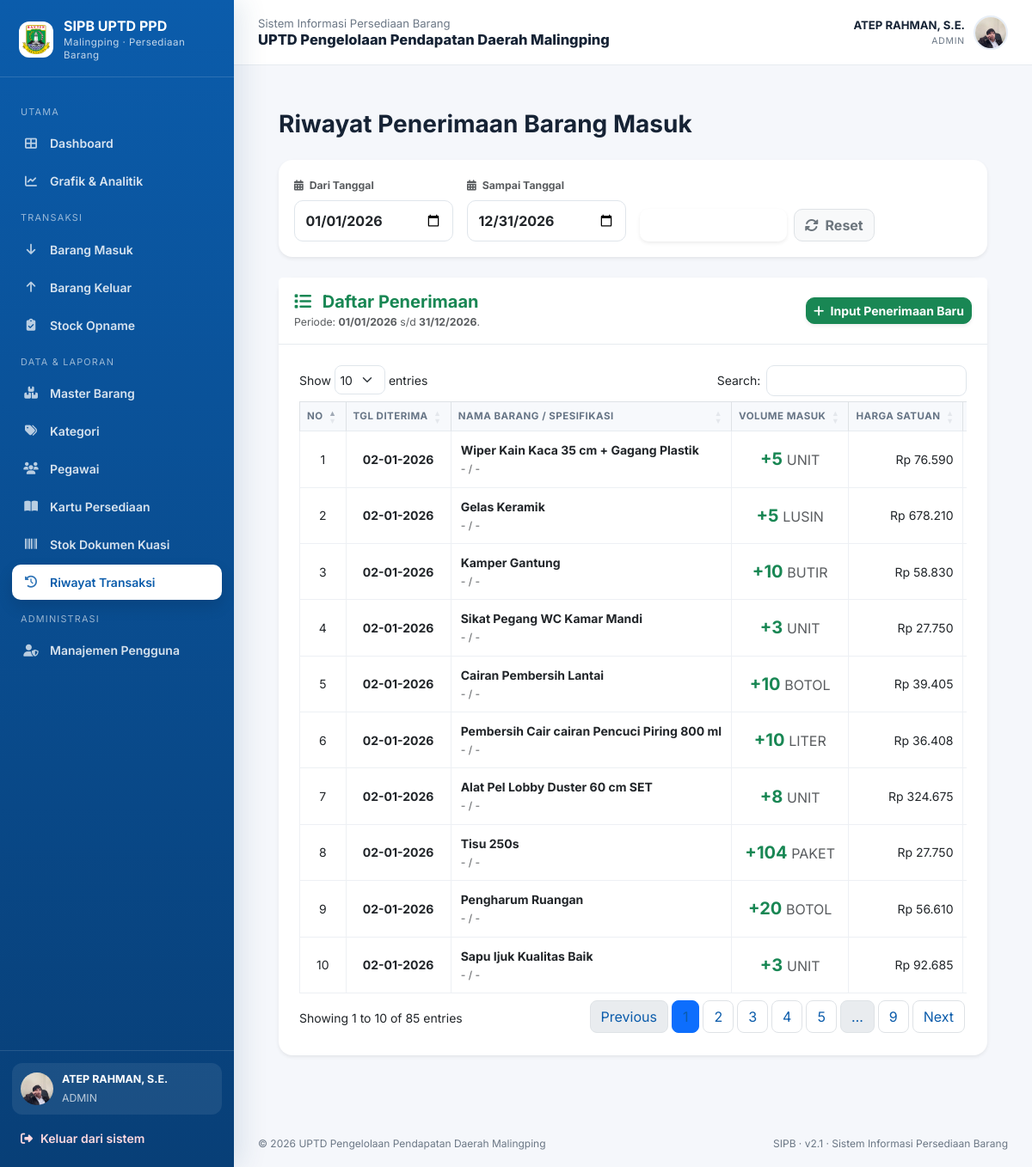
The page /inventory/riwayat_masuk.php (signed in) on the database its author committed.
### tables this page shows
CREATE TABLE users (
  id integer NOT NULL,
  pegawai_id integer DEFAULT NULL,
  username varchar(50) NOT NULL,
  password varchar(255) NOT NULL,
  nama_lengkap varchar(100) NOT NULL,
  role text DEFAULT 'user',
  is_active smallint DEFAULT 1,
  nip varchar(50) DEFAULT NULL,
  jabatan varchar(100) DEFAULT NULL,
  email varchar(100) DEFAULT NULL,
  foto_profil varchar(255) DEFAULT 'default.png',
  no_hp varchar(20) DEFAULT NULL,
  jenis_kelamin text DEFAULT NULL,
  tanggal_lahir date DEFAULT NULL,
  alamat text DEFAULT NULL
);

CREATE TABLE barang_masuk (
  id integer NOT NULL,
  barang_id integer DEFAULT NULL,
  jumlah integer NOT NULL,
  harga_satuan decimal(15,2) DEFAULT 0.00,
  sumber_dana varchar(100) DEFAULT NULL,
  nomor_awal varchar(50) DEFAULT NULL,
  nomor_akhir varchar(50) DEFAULT NULL,
  tanggal_masuk date NOT NULL,
  nama_penyerah varchar(150) NOT NULL,
  nama_penerima varchar(150) NOT NULL,
  nomor_dus varchar(100) DEFAULT NULL
);

CREATE TABLE barang (
  id integer NOT NULL,
  kategori_id integer DEFAULT NULL,
  nama_barang varchar(150) NOT NULL,
  tipe varchar(100) DEFAULT NULL,
  merk varchar(100) DEFAULT NULL,
  satuan varchar(50) DEFAULT NULL,
  harga_terakhir decimal(15,2) DEFAULT 0.00,
  jumlah_total integer DEFAULT 0,
  terpakai integer DEFAULT 0,
  sisa integer DEFAULT 0,
  stok_minimum integer DEFAULT 0,
  kategori text DEFAULT 'non-kuasi'
);

### inventory/riwayat_masuk.php (the view, shortened to what this page needs)
<?php
require_once 'functions.php';
$tgl_awal = isset($_GET['tgl_awal']) ? $_GET['tgl_awal'] : date('Y-01-01');
$tgl_akhir = isset($_GET['tgl_akhir']) ? $_GET['tgl_akhir'] : date('Y-12-31');
require 'header.php';
?>
<div class="container-fluid px-4 mt-4 mb-5">
    <div class="d-sm-flex align-items-center justify-content-between mb-4">
        <h1 class="h3 mb-0 text-gray-800 fw-bold" style="color: var(--gov-primary);">Riwayat Penerimaan Barang Masuk</h1>
    </div>
    <div class="card shadow-sm border-0 mb-4" style="border-top: 4px solid var(--gov-accent);">
        <div class="card-body">
            <form method="GET" action="" class="row g-3 align-items-end">
                <div class="col-md-3">
                    <label class="form-label fw-bold text-muted small"><i class="fas fa-calendar-alt me-1"></i> Dari Tanggal</label>
                    <input type="date" name="tgl_awal" class="form-control fw-bold text-dark" value="<?= htmlspecialchars($tgl_awal); ?>" required>
                </div>
                <div class="col-md-3">
                    <label class="form-label fw-bold text-muted small"><i class="fas fa-calendar-alt me-1"></i> Sampai Tanggal</label>
                    <input type="date" name="tgl_akhir" class="form-control fw-bold text-dark" value="<?= htmlspecialchars($tgl_akhir); ?>" required>
                </div>
                <div class="col-md-6">
                    <button type="submit" class="btn fw-bold text-white shadow-sm" style="background-color: var(--gov-primary);">
                        <i class="fas fa-search me-2"></i> Terapkan Filter
                    </button>
                    <a href="riwayat_masuk.php" class="btn btn-light border fw-bold text-secondary ms-1">
                        <i class="fas fa-sync-alt me-1"></i> Reset
                    </a>
                </div>
            </form>
        </div>
    </div>
    <div class="card shadow-sm border-0" style="border-top: 4px solid #198754;">
        <div class="card-header bg-white py-3 d-flex justify-content-between align-items-center">
            <div>
                <h5 class="text-success fw-bold mb-0"><i class="fas fa-list me-2"></i> Daftar Penerimaan</h5>
                <small class="text-muted">Periode: <b><?= date('d/m/Y', strtotime($tgl_awal)); ?></b> s/d <b><?= date('d/m/Y', strtotime($tgl_akhir)); ?></b>.</small>
            </div>
            <a href="barang_masuk.php" class="btn btn-sm btn-success fw-bold shadow-sm"><i class="fas fa-plus me-1"></i> Input Penerimaan Baru</a>
        </div>
        <div class="card-body p-4">
            <div class="table-responsive">
                <table class="table table-hover table-bordered align-middle mb-0 text-nowrap tabel-data" style="width:100%">
                    <thead class="text-center" style="background-color: var(--gov-primary); color: white;">
                        <tr>
                            <th width="5%">No</th>
                            <th width="10%">Tgl Diterima</th>
                            <th width="20%">Nama Barang / Spesifikasi</th>
                            <th width="10%">Volume Masuk</th>
                            <th width="12%">Harga Satuan</th>
                            <th width="10%">Sumber Dana</th>
                        </tr>
                    </thead>
                    <tbody class="bg-white">
                        <?php
                        $sql = "SELECT m.*, b.nama_barang, b.satuan, b.merk, b.tipe
                                FROM barang_masuk m
                                JOIN barang b ON m.barang_id = b.id
                                WHERE m.tanggal_masuk BETWEEN :tgl_awal AND :tgl_akhir
                                ORDER BY m.tanggal_masuk DESC, m.id DESC";
                        $stmt = $pdo->prepare($sql);
                        $stmt->execute(['tgl_awal' => $tgl_awal, 'tgl_akhir' => $tgl_akhir]);
                        $no = 1;
                        while ($row = $stmt->fetch(PDO::FETCH_ASSOC)) {
                            $harga = $row['harga_satuan'] ?? 0;
                            $tgl_asli = $row['tanggal_masuk'];
                            $tgl_tampil = date('d-m-Y', strtotime($tgl_asli));
                            echo "<tr>
                                    <td class='text-center'>{$no}</td>
                                    <td class='text-center fw-bold' data-order='{$tgl_asli}'>{$tgl_tampil}</td>
                                    <td>
                                        <div class='fw-bold text-dark'>" . htmlspecialchars($row['nama_barang']) . "</div>
                                        <small class='text-muted'>" . htmlspecialchars($row['merk'] . ' / ' . $row['tipe']) . "</small>";
                            echo "  </td>
                                    <td class='text-center fw-bold text-success fs-5' data-order='{$row['jumlah']}'>
                                        +" . number_format($row['jumlah']) . " <span class='fs-6 text-muted fw-normal'>" . htmlspecialchars($row['satuan']) . "</span>
                                    </td>
                                    <td class='text-end' data-order='{$harga}'>Rp " . number_format($harga, 0, ',', '.') . "</td>
                                    <td class='text-center'><span class='badge border border-success text-success px-2 py-1'>" . htmlspecialchars($row['sumber_dana'] ?? 'Lainnya') . "</span></td>
                                    <td>" . htmlspecialchars($row['nama_penyerah']) . "</td>
                                    <td class='text-center align-middle'>
                                        <form action='' method='POST' class='d-inline' onsubmit=\"return confirm('YAKIN INGIN MEMBATALKAN TRANSAKSI INI?\\n\\nStok fisik beserta antrean nomor seri Kuasi akan dikurangi secara otomatis.');\">
                                            <?= csrf_field(); ?>
                                            <input type='hidden' name='hapus_id' value='{$row['id']}'>
                                            <button type='submit' class='btn btn-danger btn-sm fw-bold shadow-sm w-100'>
                                                <i class='fas fa-times-circle'></i> Batal / Hapus
                                            </button>
                                        </form>
                                    </td>
                                  </tr>";
                            $no++;
                        }
                        ?>
                    </tbody>
                </table>
            </div>
        </div>
    </div>
</div>
<?php require 'footer.php'; ?>

### inventory/header.php (shortened to what this page needs)
<?php
require_once __DIR__ . '/functions.php';
$current_page = basename($_SERVER['PHP_SELF'] ?? 'index.php');
$role = $_SESSION['role'] ?? 'user';
$nama_user = $_SESSION['nama_lengkap'] ?? 'Pengguna';
$foto_nav = 'default.png';
if (isset($_SESSION['user_id']) && isset($pdo)) {
    try {
        $stmt_ava = $pdo->prepare("SELECT foto_profil FROM users WHERE id = ?");
        $stmt_ava->execute([$_SESSION['user_id']]);
        $ava_row = $stmt_ava->fetch(PDO::FETCH_ASSOC);
        if ($ava_row && !empty($ava_row['foto_profil'])) $foto_nav = $ava_row['foto_profil'];
    } catch (Exception $e) { error_log('avatar lookup: ' . $e->getMessage()); }
}
$path_nav = 'uploads/profil/' . $foto_nav;
function nav_active(array $pages, string $current): string { return in_array($current, $pages, true) ? 'active' : ''; }
?>
<!DOCTYPE html>
<html lang="id">
<head>
    <link href="https://cdn.jsdelivr.net/npm/bootstrap@5.3.0/dist/css/bootstrap.min.css" rel="stylesheet">
    <link rel="stylesheet" href="https://cdnjs.cloudflare.com/ajax/libs/font-awesome/6.4.0/css/all.min.css">
    <link href="https://cdn.datatables.net/1.13.6/css/dataTables.bootstrap5.min.css" rel="stylesheet">
    <link href="https://cdn.datatables.net/responsive/2.5.0/css/responsive.bootstrap5.min.css" rel="stylesheet">
</head>
<body>
<div class="app-shell">
    <aside class="sidebar" id="sidebar">
        <a class="brand text-white" href="index.php">
            <img src="logo_banten.png?v=3" alt="Logo Banten">
            <div class="brand-title"><strong>SIPB UPTD PPD</strong><small>Malingping · Persediaan Barang</small></div>
        </a>
        <nav class="sidebar-nav">
            <div class="nav-label">Utama</div>
            <a class="side-link <?= nav_active(['index.php'], $current_page) ?>" href="index.php"><i class="fa-solid fa-table-cells-large"></i><span>Dashboard</span></a>
            <a class="side-link <?= nav_active(['dashboard.php'], $current_page) ?>" href="dashboard.php"><i class="fa-solid fa-chart-line"></i><span>Grafik & Analitik</span></a>
            <div class="nav-label">Transaksi</div>
            <a class="side-link <?= nav_active(['barang_masuk.php'], $current_page) ?>" href="barang_masuk.php"><i class="fa-solid fa-arrow-down"></i><span>Barang Masuk</span></a>
            <a class="side-link <?= nav_active(['barang_keluar.php'], $current_page) ?>" href="barang_keluar.php"><i class="fa-solid fa-arrow-up"></i><span>Barang Keluar</span></a>
            <a class="side-link <?= nav_active(['stock_opname.php'], $current_page) ?>" href="stock_opname.php"><i class="fa-solid fa-clipboard-check"></i><span>Stock Opname</span></a>
            <div class="nav-label">Data & Laporan</div>
            <?php if ($role === 'admin'): ?>
                <a class="side-link <?= nav_active(['manage_barang.php'], $current_page) ?>" href="manage_barang.php"><i class="fa-solid fa-boxes-stacked"></i><span>Master Barang</span></a>
                <a class="side-link <?= nav_active(['master_kategori.php'], $current_page) ?>" href="master_kategori.php"><i class="fa-solid fa-tags"></i><span>Kategori</span></a>
                <a class="side-link <?= nav_active(['manage_pegawai.php'], $current_page) ?>" href="manage_pegawai.php"><i class="fa-solid fa-users"></i><span>Pegawai</span></a>
            <?php endif; ?>
            <a class="side-link <?= nav_active(['kartu_persediaan.php'], $current_page) ?>" href="kartu_persediaan.php"><i class="fa-solid fa-book-open"></i><span>Kartu Persediaan</span></a>
            <a class="side-link <?= nav_active(['stok_kuasi.php'], $current_page) ?>" href="stok_kuasi.php"><i class="fa-solid fa-barcode"></i><span>Stok Dokumen Kuasi</span></a>
            <a class="side-link <?= nav_active(['riwayat_masuk.php','riwayat_keluar.php'], $current_page) ?>" href="riwayat_masuk.php"><i class="fa-solid fa-clock-rotate-left"></i><span>Riwayat Transaksi</span></a>
            <?php if ($role === 'admin'): ?>
                <div class="nav-label">Administrasi</div>
                <a class="side-link <?= nav_active(['manage_users.php'], $current_page) ?>" href="manage_users.php"><i class="fa-solid fa-user-shield"></i><span>Manajemen Pengguna</span></a>
            <?php endif; ?>
        </nav>
        <div class="sidebar-bottom">
            <div class="mini-profile"><img src="<?= htmlspecialchars($path_nav, ENT_QUOTES, 'UTF-8') ?>" alt="Profil"><div><strong class="d-block" style="font-size:.78rem"><?= htmlspecialchars($nama_user) ?></strong><small><?= htmlspecialchars(strtoupper($role)) ?></small></div></div>
            <a class="logout-side" href="#" data-bs-toggle="modal" data-bs-target="#logoutModal"><i class="fa-solid fa-right-from-bracket"></i> Keluar dari sistem</a>
        </div>
    </aside>
    <div class="main-wrap">
        <header class="topbar">
            <div class="topbar-left"><div><div class="crumb">Sistem Informasi Persediaan Barang</div><h1 class="page-title">UPTD Pengelolaan Pendapatan Daerah Malingping</h1></div></div>
            <div class="top-user"><div class="top-user-text text-end"><strong><?= htmlspecialchars($nama_user) ?></strong><small><?= htmlspecialchars($role) ?></small></div><img src="<?= htmlspecialchars($path_nav, ENT_QUOTES, 'UTF-8') ?>" alt="Profil pengguna"></div>
        </header>
        <main class="content">

### rows shown on the page
users: foto_profil (picture)
barang_masuk: tanggal_masuk "02-01-2026", barang.nama_barang "Wiper Kain Kaca 35 cm + Gagang Plastik", barang.tipe "- / -", jumlah "5", barang.satuan "UNIT", harga_satuan "76.590"
barang_masuk: tanggal_masuk "02-01-2026", barang.nama_barang "Gelas Keramik", barang.tipe "- / -", jumlah "5", barang.satuan "LUSIN", harga_satuan "678.210"
barang_masuk: tanggal_masuk "02-01-2026", barang.nama_barang "Kamper Gantung", barang.tipe "- / -", jumlah "10", barang.satuan "BUTIR", harga_satuan "58.830"
barang_masuk: tanggal_masuk "02-01-2026", barang.nama_barang "Sikat Pegang WC Kamar Mandi", barang.tipe "- / -", jumlah "3", barang.satuan "UNIT", harga_satuan "27.750"
barang_masuk: tanggal_masuk "02-01-2026", barang.nama_barang "Cairan Pembersih Lantai", barang.tipe "- / -", jumlah "10", barang.satuan "BOTOL", harga_satuan "39.405"
barang_masuk: tanggal_masuk "02-01-2026", barang.nama_barang "Pembersih Cair cairan Pencuci Piring 800 ml", barang.tipe "- / -", jumlah "10", barang.satuan "LITER", harga_satuan "36.408"
barang_masuk: tanggal_masuk "02-01-2026", barang.nama_barang "Alat Pel Lobby Duster 60 cm SET", barang.tipe "- / -", jumlah "8", barang.satuan "UNIT", harga_satuan "324.675"
barang_masuk: tanggal_masuk "02-01-2026", barang.nama_barang "Tisu 250s", barang.tipe "- / -", jumlah "104", barang.satuan "PAKET", harga_satuan "27.750"
barang_masuk: tanggal_masuk "02-01-2026", barang.nama_barang "Pengharum Ruangan", barang.tipe "- / -", jumlah "20", barang.satuan "BOTOL", harga_satuan "56.610"
barang_masuk: tanggal_masuk "02-01-2026", barang.nama_barang "Sapu Ijuk Kualitas Baik", barang.tipe "- / -", jumlah "3", barang.satuan "UNIT", harga_satuan "92.685"

### other values the page prints
$nama_user "ATEP RAHMAN, S.E."
$role "ADMIN"
date('d/m/Y', strtotime($tgl_awal)) "01/01/2026"
date('d/m/Y', strtotime($tgl_akhir)) "31/12/2026"
